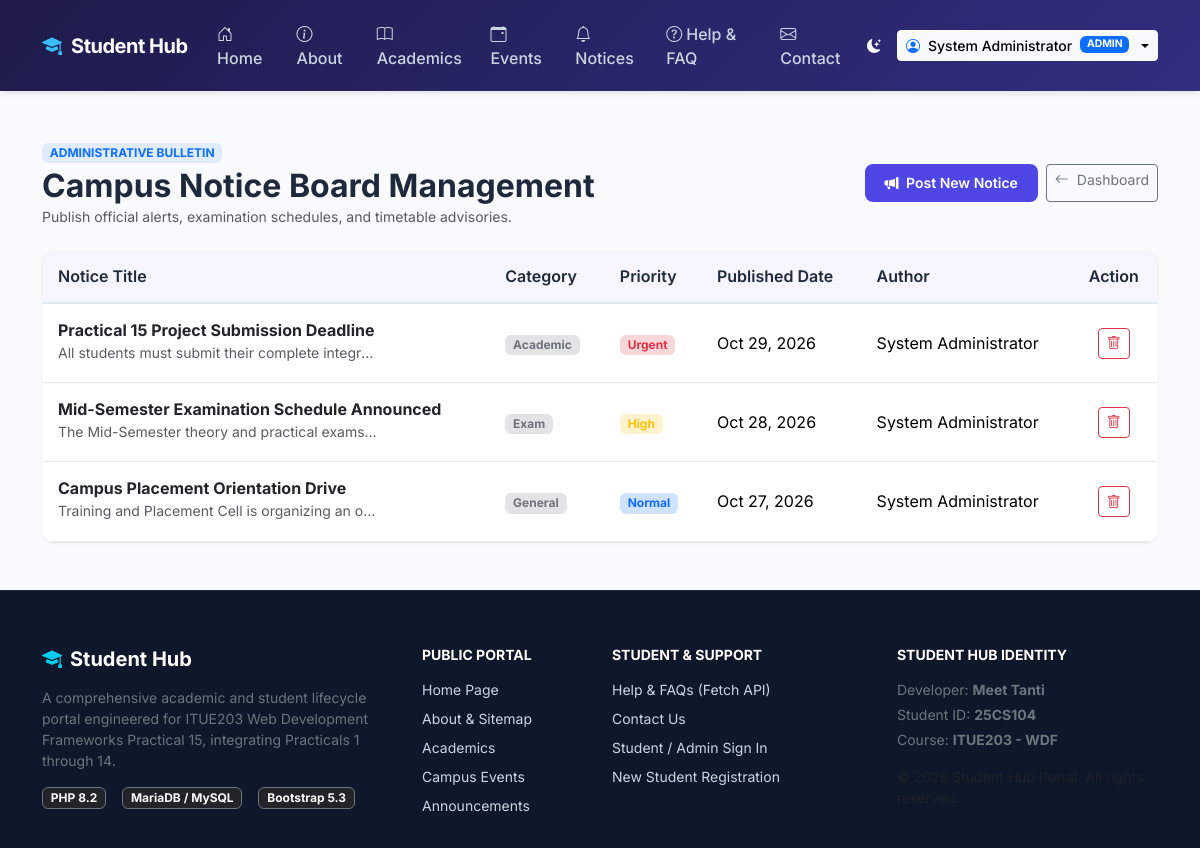
The page /admin/notices.php (signed in) on the database its author committed.
### tables this page shows
CREATE TABLE notices (
    id INT AUTO_INCREMENT PRIMARY KEY,
    title VARCHAR(200) NOT NULL,
    category ENUM('Academic', 'Exam', 'Event', 'General') DEFAULT 'General',
    content TEXT NOT NULL,
    priority ENUM('normal', 'high', 'urgent') DEFAULT 'normal',
    published_date DATE NOT NULL,
    created_by INT NULL,
    created_at TIMESTAMP DEFAULT CURRENT_TIMESTAMP,
    CONSTRAINT fk_notices_user FOREIGN KEY (created_by) REFERENCES users(id) ON DELETE SET NULL
);

CREATE TABLE users (
    id INT AUTO_INCREMENT PRIMARY KEY,
    name VARCHAR(100) NOT NULL,
    email VARCHAR(150) NOT NULL UNIQUE,
    password VARCHAR(255) NOT NULL,
    role_id INT NOT NULL,
    status ENUM('active', 'inactive') DEFAULT 'active',
    created_at TIMESTAMP DEFAULT CURRENT_TIMESTAMP,
    updated_at TIMESTAMP DEFAULT CURRENT_TIMESTAMP ON UPDATE CURRENT_TIMESTAMP,
    CONSTRAINT fk_users_role FOREIGN KEY (role_id) REFERENCES roles(id) ON UPDATE CASCADE
);

### includes/functions.php (called while the page is built, shortened)
<?php
function e(?string $string): string
{
    return htmlspecialchars($string ?? '', ENT_QUOTES, 'UTF-8');
}

### admin/notices.php (the view, shortened to what this page needs)
<?php
require_once __DIR__ . '/../includes/functions.php';
require_once __DIR__ . '/../includes/header.php';
require_once __DIR__ . '/../includes/navbar.php';
$notices = $pdo->query('SELECT n.*, u.name as publisher_name FROM notices n LEFT JOIN users u ON n.created_by = u.id ORDER BY n.published_date DESC, n.id DESC')->fetchAll();
?>
<main class="py-5">
    <div class="container">
        <div class="d-flex flex-wrap justify-content-between align-items-center mb-4">
            <div>
                <span class="badge bg-primary bg-opacity-10 text-primary fw-bold text-uppercase mb-1">Administrative Bulletin</span>
                <h2 class="fw-bold mb-0">Campus Notice Board Management</h2>
                <p class="text-muted small mb-0">Publish official alerts, examination schedules, and timetable advisories.</p>
            </div>
            <div class="mt-3 mt-md-0 d-flex gap-2">
                <button type="button" class="btn btn-primary-sh btn-sm" data-bs-toggle="modal" data-bs-target="#addNoticeModal">
                    <i class="bi bi-megaphone-fill me-1"></i> Post New Notice
                </button>
                <a href="<?= APP_URL ?>/admin/dashboard.php" class="btn btn-outline-secondary btn-sm">
                    <i class="bi bi-arrow-left me-1"></i> Dashboard
                </a>
            </div>
        </div>
        <div class="card card-sh border-0 overflow-hidden">
            <div class="table-responsive">
                <table class="table table-sh align-middle mb-0">
                    <thead>
                        <tr>
                            <th>Notice Title</th>
                            <th>Category</th>
                            <th>Priority</th>
                            <th>Published Date</th>
                            <th>Author</th>
                            <th class="text-center">Action</th>
                        </tr>
                    </thead>
                    <tbody>
                        <?php if (empty($notices)): ?>
                            <tr><td colspan="6" class="text-center py-4 text-muted">No notices found.</td></tr>
                        <?php else: ?>
                            <?php foreach ($notices as $n): ?>
                                <tr>
                                    <td>
                                        <div class="fw-bold text-dark"><?= e($n['title']) ?></div>
                                        <small class="text-muted text-truncate d-inline-block" style="max-width: 320px;"><?= e($n['content']) ?></small>
                                    </td>
                                    <td><span class="badge bg-secondary-subtle text-secondary"><?= e($n['category']) ?></span></td>
                                    <td>
                                        <span class="badge bg-<?= ($n['priority'] === 'urgent') ? 'danger' : (($n['priority'] === 'high') ? 'warning' : 'primary') ?>-subtle text-<?= ($n['priority'] === 'urgent') ? 'danger' : (($n['priority'] === 'high') ? 'warning' : 'primary') ?>">
                                            <?= e(ucfirst($n['priority'])) ?>
                                        </span>
                                    </td>
                                    <td><?= date('M d, Y', strtotime($n['published_date'])) ?></td>
                                    <td><?= e($n['publisher_name'] ?? 'System Admin') ?></td>
                                    <td class="text-center">
                                        <form method="POST" class="d-inline" onsubmit="return confirm('Delete this notice?');">
                                            <button type="submit" class="btn btn-outline-danger btn-sm" title="Delete Notice">
                                                <i class="bi bi-trash"></i>
                                            </button>
                                        </form>
                                    </td>
                                </tr>
                            <?php endforeach; ?>
                        <?php endif; ?>
                    </tbody>
                </table>
            </div>
        </div>
    </div>
</main>
<?php require_once __DIR__ . '/../includes/footer.php'; ?>

### assets/css/style.css (style rules this page uses)
:root { --primary-color: #4f46e5; --primary-hover: #4338ca; --primary-light: #eef2ff; --secondary-color: #6366f1; --dark-bg: #1e1b4b; --accent-color: #06b6d4; --success-color: #10b981; --warning-color: #f59e0b; --danger-color: #ef4444; --bg-body: #f8fafc; --text-main: #1e293b; --text-muted: #64748b; --card-bg: #ffffff; --card-border: #e2e8f0; --radius-sm: 8px; --radius-md: 12px; --radius-lg: 16px; --shadow-sm: 0 1px 3px rgba(0,0,0,0.06), 0 1px 2px rgba(0,0,0,0.04); --shadow-md: 0 4px 6px -1px rgba(0,0,0,0.07), 0 2px 4px -1px rgba(0,0,0,0.04); --shadow-lg: 0 10px 15px -3px rgba(0,0,0,0.08), 0 4px 6px -2px rgba(0,0,0,0.03); }
body { background-color: var(--bg-body); color: var(--text-main); font-family: 'Inter', system-ui, -apple-system, BlinkMacSystemFont, "Segoe UI", Roboto, Oxygen, Ubuntu, Cantarell, sans-serif; min-height: 100vh; display: flex; flex-direction: column; transition: background-color 0.25s ease, color 0.25s ease; }
main { flex: 1 0 auto; }
.card-sh { background-color: var(--card-bg); border: 1px solid var(--card-border); border-radius: var(--radius-md); box-shadow: var(--shadow-sm); transition: transform 0.2s ease, box-shadow 0.2s ease; }
.btn-primary-sh { background-color: var(--primary-color); color: #ffffff; border: none; font-weight: 600; padding: 0.55rem 1.25rem; border-radius: var(--radius-sm); transition: background-color 0.2s ease, transform 0.1s ease; }
.table-sh { border-collapse: separate; border-spacing: 0; width: 100%; }
.table-sh th { background-color: rgba(79, 70, 229, 0.05); font-weight: 600; color: var(--text-main); border-bottom: 2px solid var(--card-border); padding: 0.85rem 1rem; }
.table-sh td { padding: 0.85rem 1rem; vertical-align: middle; border-bottom: 1px solid var(--card-border); }

### rows shown on the page
notices: title "Practical 15 Project Submission Deadline", content "All students must submit their complete integr…", category "Academic", priority "Urgent", published_date "Oct 29, 2026", created_by.name "System Administrator"
notices: title "Mid-Semester Examination Schedule Announced", content "The Mid-Semester theory and practical exams…", category "Exam", priority "High", published_date "Oct 28, 2026", created_by.name "System Administrator"
notices: title "Campus Placement Orientation Drive", content "Training and Placement Cell is organizing an o…", category "General", priority "Normal", published_date "Oct 27, 2026", created_by.name "System Administrator"

### other values the page prints
$user['name'] "System Administrator"
$role "ADMIN"
